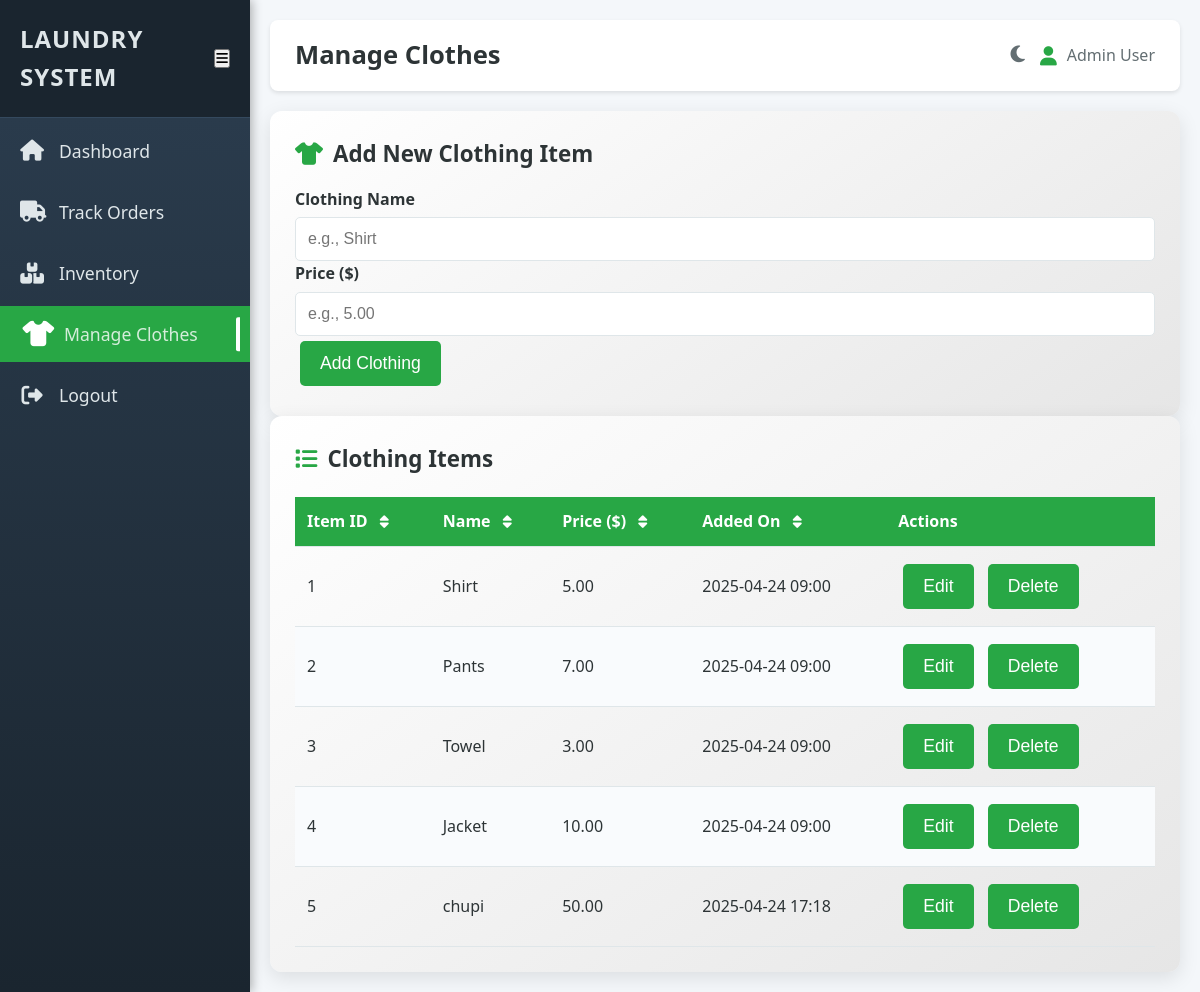
/manage_clothes.php (signed in), run on the app's committed database.
### tables this page shows
CREATE TABLE `clothing_items` (
  `item_id` int NOT NULL AUTO_INCREMENT,
  `name` varchar(100) NOT NULL,
  `price` decimal(10,2) NOT NULL,
  `created_at` timestamp NOT NULL DEFAULT CURRENT_TIMESTAMP,
  PRIMARY KEY (`item_id`)
);

### manage_clothes.php (the view, shortened to what this page needs)
<?php
require 'includes/db_connect.php';
$username = $_SESSION['name'] ?? 'Admin';
try {
    $stmt = $pdo->prepare("SELECT * FROM clothing_items");
    $stmt->execute();
    $clothing_items = $stmt->fetchAll(PDO::FETCH_ASSOC);
} catch (PDOException $e) {
    error_log("Error fetching clothing items: " . $e->getMessage());
    $clothing_items = [];
    $error = "Failed to fetch clothing items.";
}
?>
<!DOCTYPE html>
<html lang="en">
<head>
    <link rel="stylesheet" href="css/styles.css">
    <link rel="stylesheet" href="https://cdnjs.cloudflare.com/ajax/libs/font-awesome/6.4.0/css/all.min.css" />
</head>
<body class="dashboard-body" data-theme="light">
    <?php include 'includes/sidebar.php'; ?>
    <div class="main-content" id="main-content">
        <header class="dashboard-header">
            <h2>Manage Clothes</h2>
            <div class="header-controls">
                <button id="theme-toggle" class="theme-toggle"><i class="fas fa-moon"></i></button>
                <div class="user-info">
                    <i class="fas fa-user"></i>
                    <span><?php echo htmlspecialchars($username); ?></span>
                </div>
            </div>
        </header>
        <div class="dashboard-container">
            <div class="card">
                <h3><i class="fas fa-tshirt"></i> Add New Clothing Item</h3>
                <form method="POST" class="form">
                    <div class="input-group">
                        <label for="name">Clothing Name</label>
                        <input type="text" id="name" name="name" placeholder="e.g., Shirt" required>
                    </div>
                    <div class="input-group">
                        <label for="price">Price ($)</label>
                        <input type="number" id="price" name="price" step="0.01" min="0" placeholder="e.g., 5.00" required>
                    </div>
                    <button type="submit" name="add_clothing" class="login-button">Add Clothing</button>
                </form>
            </div>
            <div class="card">
                <h3><i class="fas fa-list"></i> Clothing Items</h3>
                <div id="clothing-list">
                    <table class="sortable-table">
                        <thead>
                            <tr>
                                <th data-sort="item_id">Item ID <i class="fas fa-sort"></i></th>
                                <th data-sort="name">Name <i class="fas fa-sort"></i></th>
                                <th data-sort="price">Price ($) <i class="fas fa-sort"></i></th>
                                <th data-sort="created_at">Added On <i class="fas fa-sort"></i></th>
                                <th>Actions</th>
                            </tr>
                        </thead>
                        <tbody>
                            <?php if (empty($clothing_items)): ?>
                                <tr><td colspan="5">No clothing items found.</td></tr>
                            <?php else: ?>
                                <?php foreach ($clothing_items as $item): ?>
                                    <tr>
                                        <td><?php echo $item['item_id']; ?></td>
                                        <td><?php echo htmlspecialchars($item['name']); ?></td>
                                        <td><?php echo number_format($item['price'], 2); ?></td>
                                        <td><?php echo date('Y-m-d H:i', strtotime($item['created_at'])); ?></td>
                                        <td>
                                            <button class="action-button" onclick="openEditModal(<?php echo $item['item_id']; ?>, '<?php echo htmlspecialchars($item['name']); ?>', <?php echo $item['price']; ?>)">Edit</button>
                                            <form method="POST" style="display:inline;" onsubmit="return confirm('Are you sure you want to delete this item?');">
                                                <button type="submit" name="delete_clothing" class="action-button danger">Delete</button>
                                            </form>
                                        </td>
                                    </tr>
                                <?php endforeach; ?>
                            <?php endif; ?>
                        </tbody>
                    </table>
                </div>
            </div>
        </div>
    </div>
</body>
</html>

### includes/sidebar.php (shortened to what this page needs)
<?php
$role = $_SESSION['role'] ?? 'customer';
?>
<aside class="sidebar" id="sidebar">
    <div class="sidebar-header">
        <h3>Laundry System</h3>
        <button class="sidebar-toggle" id="sidebar-toggle"><i class="fas fa-bars"></i></button>
    </div>
    <nav class="sidebar-nav">
        <ul>
            <li><a href="dashboard.php" class="<?php echo basename($_SERVER['PHP_SELF']) === 'dashboard.php' ? 'active' : ''; ?>"><i class="fas fa-home"></i> Dashboard</a></li>
            <?php if ($role === 'customer'): ?>
                <li><a href="order_form.php" class="<?php echo basename($_SERVER['PHP_SELF']) === 'order_form.php' ? 'active' : ''; ?>"><i class="fas fa-plus"></i> Place Order</a></li>
                <li><a href="order_tracking.php" class="<?php echo basename($_SERVER['PHP_SELF']) === 'order_tracking.php' ? 'active' : ''; ?>"><i class="fas fa-truck"></i> Track Orders</a></li>
            <?php elseif ($role === 'admin'): ?>
                <li><a href="order_tracking.php" class="<?php echo basename($_SERVER['PHP_SELF']) === 'order_tracking.php' ? 'active' : ''; ?>"><i class="fas fa-truck"></i> Track Orders</a></li>
                <li><a href="inventory.php" class="<?php echo basename($_SERVER['PHP_SELF']) === 'inventory.php' ? 'active' : ''; ?>"><i class="fas fa-boxes"></i> Inventory</a></li>
                <li><a href="manage_clothes.php" class="<?php echo basename($_SERVER['PHP_SELF']) === 'manage_clothes.php' ? 'active' : ''; ?>"><i class="fas fa-tshirt"></i> Manage Clothes</a></li>
            <?php endif; ?>
            <li><a href="logout.php"><i class="fas fa-sign-out-alt"></i> Logout</a></li>
        </ul>
    </nav>
</aside>

### css/styles.css (style rules this page uses)
* { margin: 0; padding: 0; box-sizing: border-box; }
body { font-family: 'Segoe UI', Arial, sans-serif; line-height: 1.6; background: #ecf0f1; transition: background 0.3s, color 0.3s; }
body[data-theme="light"] { background: #f4f7fa; color: #2d3436; }
.dashboard-body { display: flex; min-height: 100vh; }
.sidebar { width: 250px; background: linear-gradient(180deg, #2c3e50 0%, #1a252f 100%); color: #fff; transition: width 0.4s ease-in-out; position: fixed; top: 0; bottom: 0; overflow-y: auto; z-index: 1000; box-shadow: 2px 0 10px rgba(0, 0, 0, 0.3); }
.sidebar-header { display: flex; justify-content: space-between; align-items: center; padding: 20px; background: #1a252f; border-bottom: 1px solid #34495e; }
.sidebar-header h3 { font-size: 1.5em; margin: 0; color: #dfe6e9; text-transform: uppercase; letter-spacing: 1px; }
ul { list-style: none; padding: 0; margin: 0; }
li { margin: 5px 0; }
a { display: flex; align-items: center; color: #dfe6e9; text-decoration: none; padding: 14px 20px; font-size: 1.1em; transition: background 0.3s ease, color 0.3s ease, padding-left 0.3s ease; position: relative; }
a i { width: 24px; text-align: center; margin-right: 15px; font-size: 1.2em; transition: transform 0.3s ease; }
a:hover i, a.active i { transform: scale(1.2); }
a::before { content: ''; position: absolute; top: 0; left: -100%; width: 100%; height: 100%; background: rgba(40, 167, 69, 0.2); transition: left 0.3s ease; z-index: 0; }
a:hover::before, a.active::before { left: 0; }
a:hover, a.active { background: #28a745; color: #fff; padding-left: 25px; }
a.active::after { content: ''; position: absolute; right: 10px; top: 50%; transform: translateY(-50%); width: 4px; height: 60%; background: #fff; border-radius: 2px 0 0 2px; }
.main-content { margin-left: 250px; flex-grow: 1; padding: 20px; transition: margin-left 0.3s ease; background: #f4f7fa; }
.dashboard-header { background: #fff; padding: 15px 25px; box-shadow: 0 2px 4px rgba(0, 0, 0, 0.1); display: flex; justify-content: space-between; align-items: center; border-radius: 8px; margin-bottom: 20px; position: sticky; top: 0; z-index: 500; }
.dashboard-header h2 { font-size: 1.6em; color: #2d3436; }
.header-controls { display: flex; align-items: center; gap: 15px; }
.theme-toggle { background: none; border: none; font-size: 1.2em; cursor: pointer; color: #636e72; transition: color 0.3s; }
.user-info { display: flex; align-items: center; gap: 10px; font-size: 1em; color: #636e72; }
.user-info i { color: #28a745; font-size: 1.2em; }
.dashboard-container { max-width: 1600px; margin: 0 auto; }
.card { background: linear-gradient(145deg, #ffffff, #e6e6e6); border-radius: 12px; box-shadow: 0 6px 20px rgba(0, 0, 0, 0.1); padding: 25px; transition: transform 0.3s ease, box-shadow 0.3s ease; position: relative; }
.card h3 { font-size: 1.4em; color: #2d3436; display: flex; align-items: center; gap: 10px; margin-bottom: 15px; }
.card h3 i { color: #28a745; }
.sortable-table, .clothing-table { width: 100%; border-collapse: collapse; margin-top: 20px; }
.sortable-table th, .sortable-table td, .clothing-table th, .clothing-table td { padding: 12px; text-align: left; border-bottom: 1px solid #dfe6e9; }
.sortable-table th, .clothing-table th { background: #28a745; color: #fff; font-weight: 600; cursor: pointer; transition: background 0.3s; }
.sortable-table th i { margin-left: 8px; font-size: 0.9em; }
.sortable-table tbody tr, .clothing-table tbody tr { transition: background 0.3s; }
.sortable-table tbody tr:nth-child(even), .clothing-table tbody tr:nth-child(even) { background: #f9fbfd; }
.input-group { text-align: left; }
.input-group label { display: block; color: #2d3436; margin-bottom: 5px; font-weight: bold; }
.input-group input, .input-group textarea, .input-group select { width: 100%; padding: 12px; border: 1px solid #dfe6e9; border-radius: 5px; font-size: 1em; transition: border-color 0.3s, box-shadow 0.3s; }
.login-button, .action-button { background: #28a745; color: #fff; border: none; padding: 12px 20px; border-radius: 5px; font-size: 1.1em; cursor: pointer; transition: background 0.3s, transform 0.2s; text-decoration: none; display: inline-block; margin: 5px; }

### data on the page
clothing_items: item_id "1", name "Shirt", price "5.00", created_at "2025-04-24 09:00"
clothing_items: item_id "2", name "Pants", price "7.00", created_at "2025-04-24 09:00"
clothing_items: item_id "3", name "Towel", price "3.00", created_at "2025-04-24 09:00"
clothing_items: item_id "4", name "Jacket", price "10.00", created_at "2025-04-24 09:00"
clothing_items: item_id "5", name "chupi", price "50.00", created_at "2025-04-24 17:18"

### other printed values
$username "Admin User"
